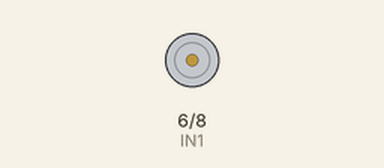
Recording of a sketch running on a simulated Arduino Uno, built with avr-gcc and run on an emulated ATmega328P. On the bench: motor-driver pin pairs drawn as motors (green arrow = first pin HIGH = forward, orange = second pin HIGH = backward, longer = more drive, scaled by the enable pin). At 22.0 s the program stops and its outputs stay as they are.

Above: at 0.1 s.
At 1.1 s:
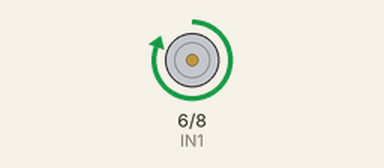
At 12.6 s:
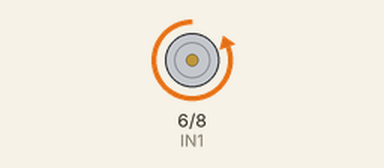
Timing chart, 0 to 23.5 s (numbered marks = the images above):
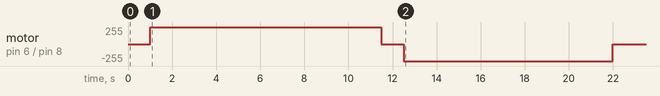

Measured:
- by itself, motor on pin 6 (IN1) / pin 8 (IN2): stopped → forward 255/255 at 1.0 s, → stopped 10.5 s later, → backward 255/255 1.0 s later, → stopped 9.5 s later

The sketch:

moving.ino
```cpp
//declaring variables
int EN = 10;
int IN1 = 6;
int IN2 = 8;

//declaring input output modes
void setup()
{
  pinMode(IN1, OUTPUT);
  pinMode(IN2, OUTPUT);
  pinMode(EN, OUTPUT);
}

void loop()
{
    delay(1000);   //wait 1 sec

    digitalWrite(EN,HIGH);
    digitalWrite(IN1,HIGH);
    digitalWrite(IN2,LOW); // start motor 1 forwards

    delay(10500); // wait 10.5 sec

    digitalWrite(EN,HIGH);
    digitalWrite(IN1,LOW);
    digitalWrite(IN2,LOW);

    delay(1000); // wait 1 sec

    digitalWrite(EN,HIGH);
    digitalWrite(IN1,LOW);
    digitalWrite(IN2,HIGH); // motor goes backward

    delay(9500); //wait 9.5 sec

    digitalWrite(EN,LOW);
    digitalWrite(IN1,LOW);
    digitalWrite(IN2,HIGH); // stop motor

    while(1)
    { // stop forever so that it doesn’t loop
      }
}
```
